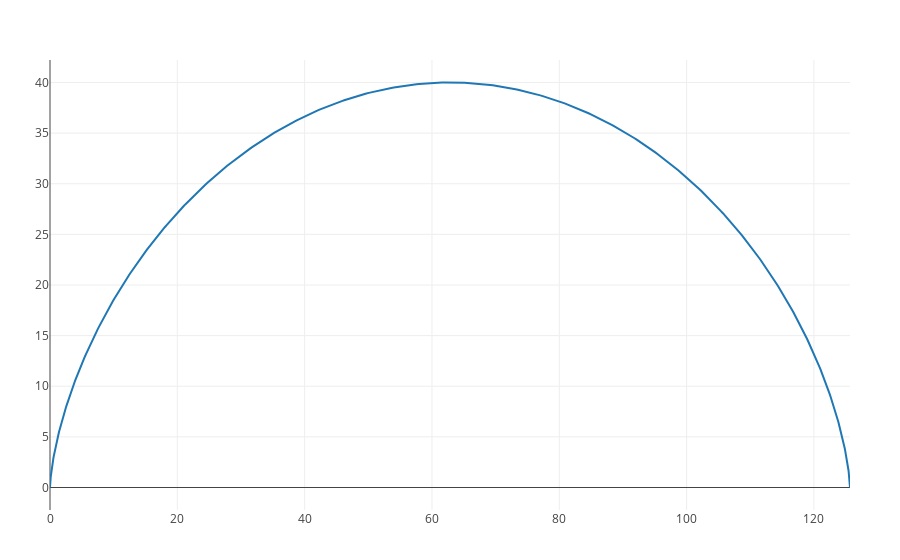

Notebook code for this chart:
### Markdown cell above
## Cycloid Parametric Function

http://j1w2k3.tistory.com/714

$$x = r ( \theta - sin \theta )$$
$$y = r ( 1 - cos \theta )$$

### Code cell
using Plotly

times = 1;
theta = [0:0.01:times*2*pi;];
r = 20.0;
x = r * ( theta - sin(theta) );
y = r * ( 1 - cos(theta) );

plot(x,y)

### Figure 1 — Plotly figure (JSON) as saved in the notebook; plotly's stock layout.template omitted (floating-point values rounded to 4 significant figures; data arrays with more than 128 entries replaced by an {"elided": "..."} marker saying what was removed)
{"data": [{"y": {"elided": "629 float values"}, "type": "scatter", "x": {"elided": "629 float values"}}], "layout": {"margin": {"r": 50, "l": 50, "b": 50, "t": 60}}}
